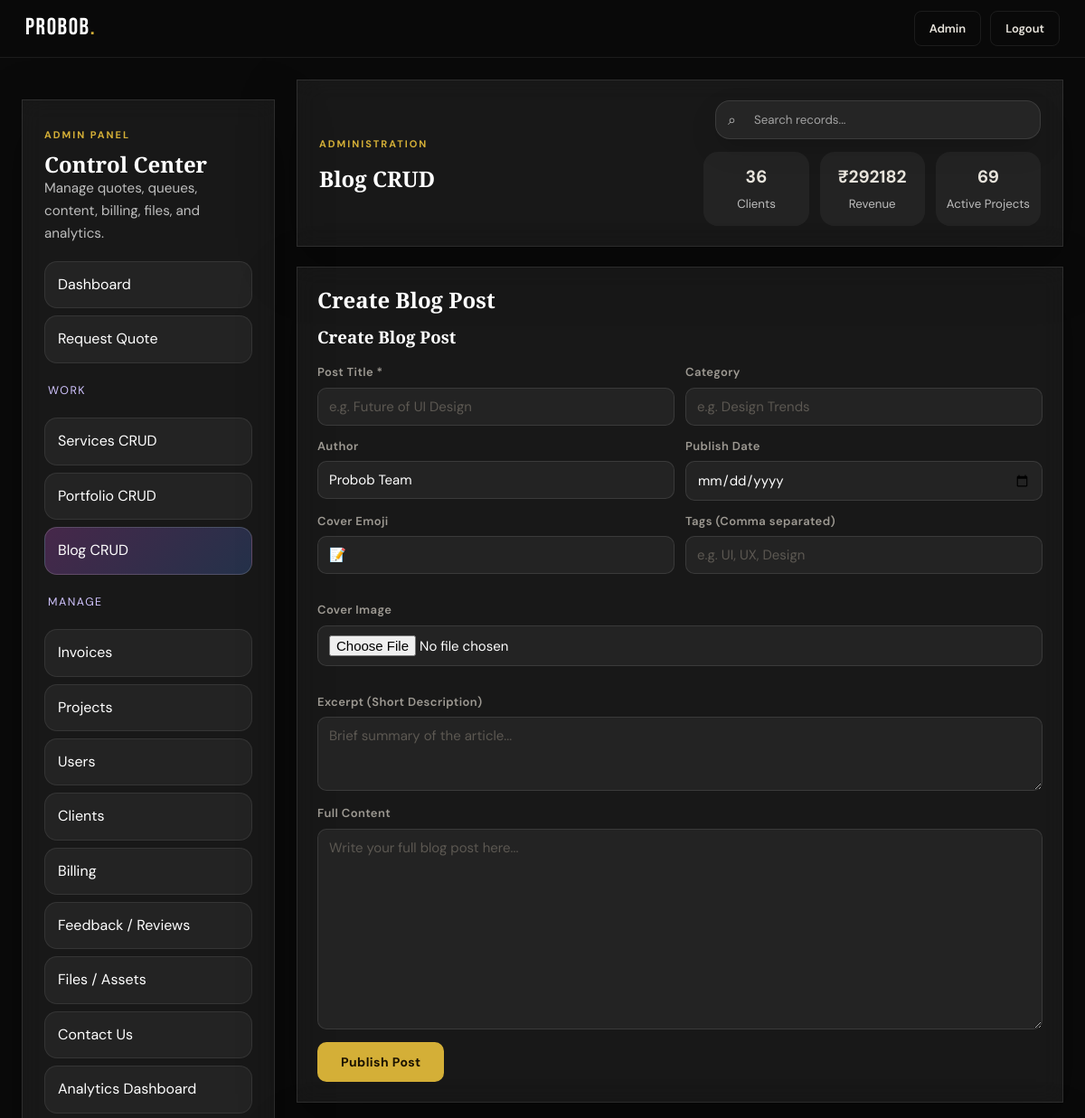
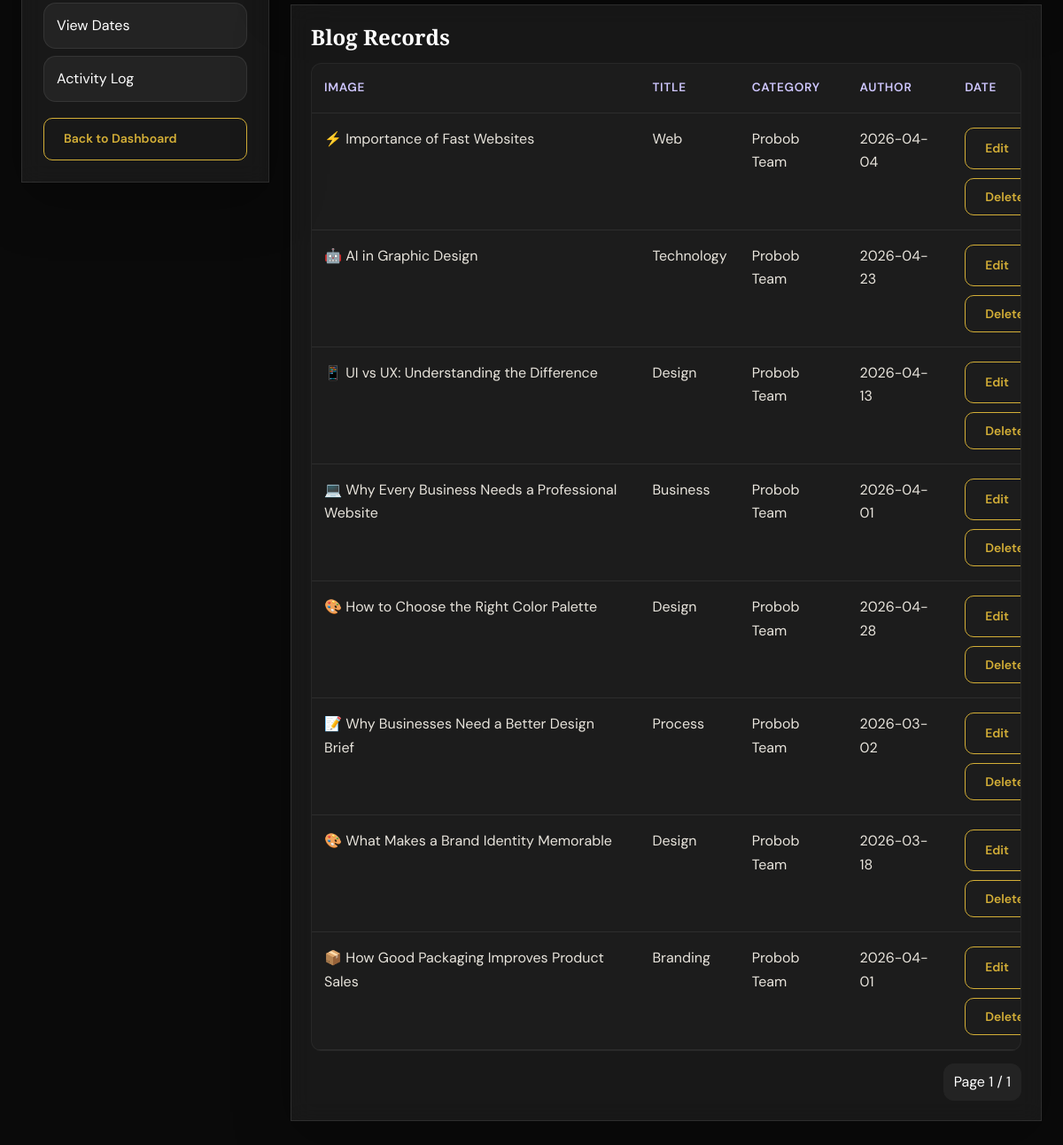
/admin/work/blog (signed in), run on the app's committed database (2 pictures, top to bottom).
### tables this page shows
CREATE TABLE blog_posts (
            id INTEGER PRIMARY KEY AUTOINCREMENT,
            title TEXT NOT NULL,
            excerpt TEXT,
            content TEXT,
            category TEXT,
            author TEXT DEFAULT 'Probob Team',
            published_at TEXT DEFAULT CURRENT_TIMESTAMP,
            cover_emoji TEXT DEFAULT '📝'
        , created_at TEXT, slug TEXT, tags TEXT, cover_image TEXT);

### app.py (the view)
@app.route('/admin/work/blog')
@admin_required
def admin_blog_page():
    page = int(request.args.get('page', 1) or 1)
    search = request.args.get('search', '').strip()
    posts = admin_paginate('SELECT * FROM blog_posts ORDER BY id DESC', page=page, per_page=8, search=search, search_cols=['title', 'excerpt', 'author', 'category'])
    return render_template('admin_blog.html', blog_posts=posts, edit_item=None, **admin_common_context('blog'))

### app.py (called while the page is built)
def get_db():
    db = getattr(g, '_database', None)
    if db is None:
        db = g._database = sqlite3.connect(DATABASE)
        db.row_factory = sqlite3.Row
    return db

@app.teardown_appcontext
def close_connection(exception):
    db = getattr(g, '_database', None)
    if db is not None:
        db.close()

def admin_required(f):
    @wraps(f)
    def decorated(*args, **kwargs):
        user = get_current_user()
        if not user:
            flash('Please log in to access this page.', 'warning')
            return redirect(url_for('login', next=request.path))
        if user['role'] != 'admin':
            flash('Admin access only.', 'error')
            return redirect(url_for('dashboard'))
        return f(*args, **kwargs)
    return decorated

def get_current_user():
    if 'user_id' not in session:
        return None
    return get_db().execute('SELECT * FROM users WHERE id=?', (session['user_id'],)).fetchone()

def get_user_notifications(limit=5, only_unread=False):
    user = get_current_user()
    if not user:
        return []
    query = 'SELECT * FROM notifications WHERE user_id=?'
    params = [user['id']]
    if only_unread:
        query += ' AND is_read=0'
    query += ' ORDER BY id DESC LIMIT ?'
    params.append(limit)
    return get_db().execute(query, tuple(params)).fetchall()

def unread_notification_count():
    user = get_current_user()
    if not user:
        return 0
    return get_db().execute('SELECT COUNT(*) FROM notifications WHERE user_id=? AND is_read=0', (user['id'],)).fetchone()[0]

@app.context_processor
def inject_user():
    user = get_current_user()
    play_login_sound = bool(session.pop('play_login_sound', False))
    return {
        'current_user': user,
        'notif_preview': get_user_notifications(limit=5) if user else [],
        'notif_unread_count': unread_notification_count() if user else 0,
        'play_login_sound': play_login_sound,
        'now_iso': now_iso
    }

def admin_common_context(section='dashboard'):
    return {'admin_section': section, 'admin_stats': admin_overview_stats()}

### templates/admin_blog.html (shortened to what this page needs)
{% extends 'admin_base.html' %}
{% block admin_heading %}Blog CRUD{% endblock %}
{% block admin_body %}
<div class="crud-layout stacked-crud">
  <div class="glass-card admin-section crud-block-header"><h2 class="crud-block-title">Create Blog Post</h2><form class="crud-form" method="POST" enctype="multipart/form-data" action="{% if edit_item %}{{ url_for('admin_edit_blog', post_id=edit_item.id) }}{% else %}{{ url_for('admin_create_blog') }}{% endif %}">
    <h3>{% if edit_item %}Edit Blog Post{% else %}Create Blog Post{% endif %}</h3>
    <div class="form-grid-2">
      <div class="form-group">
        <label>Post Title *</label>
        <input type="text" name="title" placeholder="e.g. Future of UI Design" value="{{ edit_item.title if edit_item else '' }}" required>
      </div>
      <div class="form-group">
        <label>Category</label>
        <input type="text" name="category" placeholder="e.g. Design Trends" value="{{ edit_item.category if edit_item else '' }}">
      </div>
      <div class="form-group">
        <label>Author</label>
        <input type="text" name="author" placeholder="e.g. Probob Team" value="{{ edit_item.author if edit_item else 'Probob Team' }}">
      </div>
      <div class="form-group">
        <label>Publish Date</label>
        <input type="date" name="published_at" value="{{ edit_item.published_at[:10] if edit_item and edit_item.published_at else '' }}">
      </div>
      <div class="form-group">
        <label>Cover Emoji</label>
        <input type="text" name="cover_emoji" placeholder="e.g. 📝" value="{{ edit_item.cover_emoji if edit_item else '📝' }}">
      </div>
      <div class="form-group">
        <label>Tags (Comma separated)</label>
        <input type="text" name="tags" placeholder="e.g. UI, UX, Design" value="{{ edit_item.tags if edit_item else '' }}">
      </div>
    </div>
    <div class="form-group" style="margin-top: 15px;">
      <label>Cover Image</label>
      <input type="file" name="image" accept="image/*">
    </div>
    <div class="form-group" style="margin-top: 15px;">
      <label>Excerpt (Short Description)</label>
      <textarea name="excerpt" rows="3" placeholder="Brief summary of the article..." style="min-height: 80px;">{{ edit_item.excerpt if edit_item else '' }}</textarea>
    </div>
    <div class="form-group">
      <label>Full Content</label>
      <textarea name="content" rows="10" placeholder="Write your full blog post here..." style="min-height: 200px;">{{ edit_item.content if edit_item else '' }}</textarea>
    </div>
    <div class="admin-actions">
      <button class="btn-primary" type="submit">{% if edit_item %}Update Post{% else %}Publish Post{% endif %}</button>
    </div>
  </form></div>
  <div class="glass-card admin-section">
    <h2>Blog Records</h2>
    <div class="table-wrap"><table class="admin-table"><thead><tr><th>Image</th>
                <th>Title</th><th>Category</th><th>Author</th><th>Date</th><th>Actions</th></tr></thead><tbody>
      {% for item in blog_posts['items'] %}
      <tr>
        <td>{{ item.cover_emoji }} {{ item.title }}</td>
        <td>{{ item.category }}</td>
        <td>{{ item.author }}</td>
        <td>{{ item.published_at[:10] if item.published_at else '—' }}</td>
        <td><div class="admin-actions"><a class="btn-outline" href="{{ url_for('admin_edit_blog', post_id=item.id) }}">Edit</a><form method="POST" enctype="multipart/form-data" action="{{ url_for('admin_delete_blog', post_id=item.id) }}"><button class="btn-outline" type="submit">Delete</button></form></div></td>
      </tr>
      {% else %}<tr><td colspan="5">No blog posts yet.</td></tr>{% endfor %}
    </tbody></table></div>
  <div class="pagination">
    <span>Page {{ blog_posts['page'] }} / {{ blog_posts['pages'] }}</span>
  </div>
  </div>
</div>
{% endblock %}

### static/css/style.css (style rules this page uses)
*, *::before, *::after { box-sizing: border-box; margin: 0; padding: 0; }
:root { --bg: #0a0a0a; --bg-2: #111111; --bg-3: #181818; --bg-4: #222222; --border: rgba(255,255,255,0.08); --border-gold: rgba(212,175,55,0.25); --gold: #d4af37; --gold-light: #f0d060; --gold-dim: rgba(212,175,55,0.15); --white: #ffffff; --text: #e8e4dc; --text-2: #9e9a93; --text-3: #5c5852; --red: #e05555; --radius: 12px; --radius-lg: 20px; --shadow: 0 8px 32px rgba(0,0,0,0.5); --shadow-gold: 0 0 40px rgba(212,175,55,0.12); --font-display: 'Bebas Neue', sans-serif; --font-serif: 'Playfair Display', Georgia, serif; --font-body: 'DM Sans', system-ui, sans-serif; --nav-h: 64px; --ticker-h: 36px; }
html { scroll-behavior: smooth; }
body { background: var(--bg); color: var(--text); font-family: var(--font-body); font-size: 16px; line-height: 1.65; -webkit-font-smoothing: antialiased; overflow-x: hidden; }
a { color: inherit; text-decoration: none; }
button { cursor: pointer; border: none; background: none; font-family: inherit; }
input, textarea, select { font-family: inherit; }
h1,h2,h3,h4,h5 { font-family: var(--font-serif); font-weight: 700; line-height: 1.15; color: var(--white); }
.btn-primary { display: inline-flex; align-items: center; gap: 6px; background: var(--gold); color: #1a1200; font-weight: 700; font-size: 14px; letter-spacing: 0.03em; padding: 13px 26px; border-radius: 10px; border: none; cursor: pointer; transition: background .2s, transform .15s, box-shadow .2s; }
.btn-outline { display: inline-flex; align-items: center; gap: 6px; background: transparent; color: var(--gold); font-weight: 600; font-size: 14px; padding: 11px 22px; border-radius: 10px; border: 1px solid var(--gold); transition: background .2s, color .2s; }
.form-group { display: flex; flex-direction: column; gap: 6px; }
.form-group label { font-size: 13px; font-weight: 600; color: var(--text-2); letter-spacing: 0.03em; }
.form-group input, .form-group textarea, .form-group select { background: var(--bg-3); border: 1px solid var(--border); border-radius: 10px; padding: 13px 16px; font-size: 15px; color: var(--text); transition: border-color .2s, box-shadow .2s; outline: none; width: 100%; }
.form-group input::placeholder, .form-group textarea::placeholder { color: var(--text-3); }
.form-group textarea { resize: vertical; min-height: 120px; }
.glass-card { background:rgba(255,255,255,.06);backdrop-filter:blur(12px);border:1px solid rgba(255,255,255,.1);box-shadow:0 20px 60px rgba(0,0,0,.28); }

### templates/admin_base.html (style rules this page uses)
.admin-section { padding:22px;overflow-x:auto }
.admin-section h2 { margin-bottom:16px }
.table-wrap { overflow-x:auto; -webkit-overflow-scrolling: touch; border-radius: 12px; border: 1px solid rgba(255,255,255,0.05); background: rgba(255,255,255,0.02); }
.admin-table { width:100%;border-collapse:collapse;min-width:1000px; }
.admin-table th,.admin-table td { padding:16px 14px;border-bottom:1px solid rgba(255,255,255,.08);vertical-align:top;text-align:left; overflow: hidden; text-overflow: ellipsis; }
.admin-table th { font-size:.85rem;color:#cfc7ff; font-weight: 600; text-transform: uppercase; letter-spacing: 0.05em; }
.crud-form input,.crud-form textarea,.crud-form select { background:rgba(255,255,255,0.05);border:1px solid rgba(255,255,255,0.1);color:#fff;border-radius:10px;padding:10px 12px;width:100%;transition: all 0.2s; }
.crud-form textarea { min-height:100px;resize:vertical }
.crud-layout { display:grid;grid-template-columns:420px minmax(0,1fr);gap:20px }
.crud-form { padding:22px;display:grid;gap:14px }
.form-grid-2 { display:grid;grid-template-columns:repeat(2,minmax(0,1fr));gap:12px }
.admin-actions { display:flex;gap:10px;flex-wrap:wrap }
.pagination { display:flex;gap:10px;justify-content:flex-end;align-items:center;margin-top:14px }
.stacked-crud { grid-template-columns:1fr;gap:22px }
.crud-block-header { padding:22px }
.crud-block-title { margin-bottom:18px }
.crud-block-header .crud-form { padding:0 }
.crud-block-header .crud-form h3 { margin:0 0 4px }
.pagination a,.pagination span { padding:8px 12px;border-radius:12px;background:rgba(255,255,255,.05);text-decoration:none;color:#fff }

### data on the page
blog_posts: cover_emoji "⚡", title "Importance of Fast Websites", category "Web", author "Probob Team", published_at "2026-04-04"
blog_posts: cover_emoji "🤖", title "AI in Graphic Design", category "Technology", author "Probob Team", published_at "2026-04-23"
blog_posts: cover_emoji "📱", title "UI vs UX: Understanding the Difference", category "Design", author "Probob Team", published_at "2026-04-13"
blog_posts: cover_emoji "💻", title "Why Every Business Needs a Professional Website", category "Business", author "Probob Team", published_at "2026-04-01"
blog_posts: cover_emoji "🎨", title "How to Choose the Right Color Palette", category "Design", author "Probob Team", published_at "2026-04-28"
blog_posts: cover_emoji "📝", title "Why Businesses Need a Better Design Brief", category "Process", author "Probob Team", published_at "2026-03-02"
blog_posts: cover_emoji "🎨", title "What Makes a Brand Identity Memorable", category "Design", author "Probob Team", published_at "2026-03-18"
blog_posts: cover_emoji "📦", title "How Good Packaging Improves Product Sales", category "Branding", author "Probob Team", published_at "2026-04-01"

### other printed values
{{ admin_stats.clients }} "36"
{{ admin_stats.revenue }} "292182"
{{ admin_stats.active_projects }} "69"
{{ blog_posts['page'] }} "1"
{{ blog_posts['pages'] }} "1"
